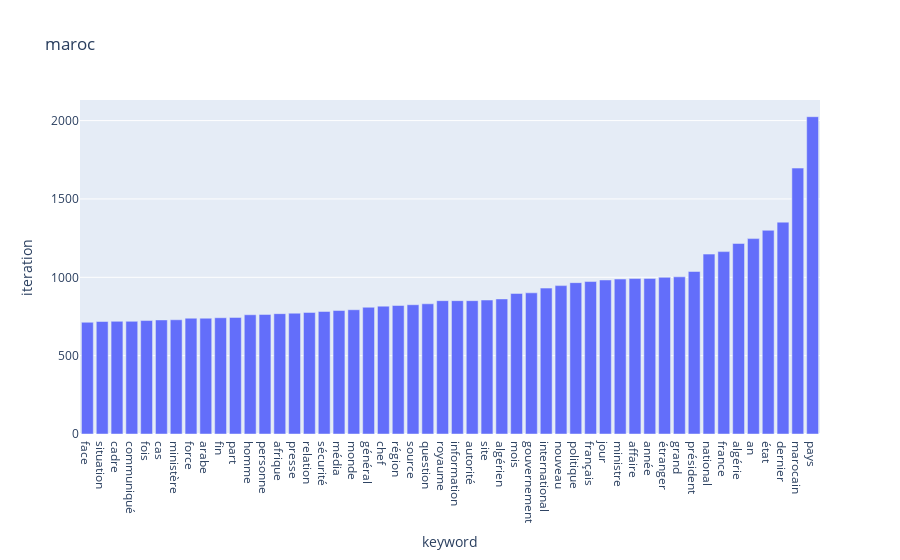

Notebook code cell kept with this figure:
### Markdown cell above
Un exemple avec le mot-clé "juif" ( mot totalement choisi au hasard :) )

### Code cell
pickedKeyword = "juif"

commonLinkedWords = showLinkedKws(corpusFiles, pickedKeyword)[-50:]

fig = px.bar(commonLinkedWords, x='keyword', y='iteration', title=pickedKeyword)
fig.show()

### Figure 1 — Plotly figure (JSON) as saved in the notebook; plotly's stock layout.template omitted (floating-point values rounded to 4 significant figures)
{"data": [{"alignmentgroup": "True", "hovertemplate": "keyword=%{x}<br>iteration=%{y}<extra></extra>", "legendgroup": "", "marker": {"color": "#636efa", "pattern": {"shape": ""}}, "name": "", "offsetgroup": "", "orientation": "v", "showlegend": false, "textposition": "auto", "type": "bar", "x": ["face", "situation", "cadre", "communiqué", "fois", "cas", "ministère", "force", "arabe", "fin", "part", "homme", "personne", "afrique", "presse", "relation", "sécurité", "média", "monde", "général", "chef", "région", "source", "question", "royaume", "information", "autorité", "site", "algérien", "mois", "gouvernement", "international", "nouveau", "politique", "français", "jour", "ministre", "affaire", "année", "étranger", "grand", "président", "national", "france", "algérie", "an", "état", "dernier", "marocain", "pays"], "xaxis": "x", "y": [713, 718, 719, 719, 724, 728, 729, 739, 739, 742, 744, 761, 763, 768, 771, 776, 782, 788, 793, 809, 816, 820, 825, 831, 851, 851, 851, 855, 862, 897, 901, 931, 947, 966, 973, 983, 989, 992, 993, 1000, 1003, 1037, 1148, 1164, 1216, 1247, 1300, 1352, 1697, 2025], "yaxis": "y"}], "layout": {"barmode": "relative", "legend": {"tracegroupgap": 0}, "title": {"text": "maroc"}, "xaxis": {"anchor": "y", "domain": [0, 1], "title": {"text": "keyword"}}, "yaxis": {"anchor": "x", "domain": [0, 1], "title": {"text": "iteration"}}}}
